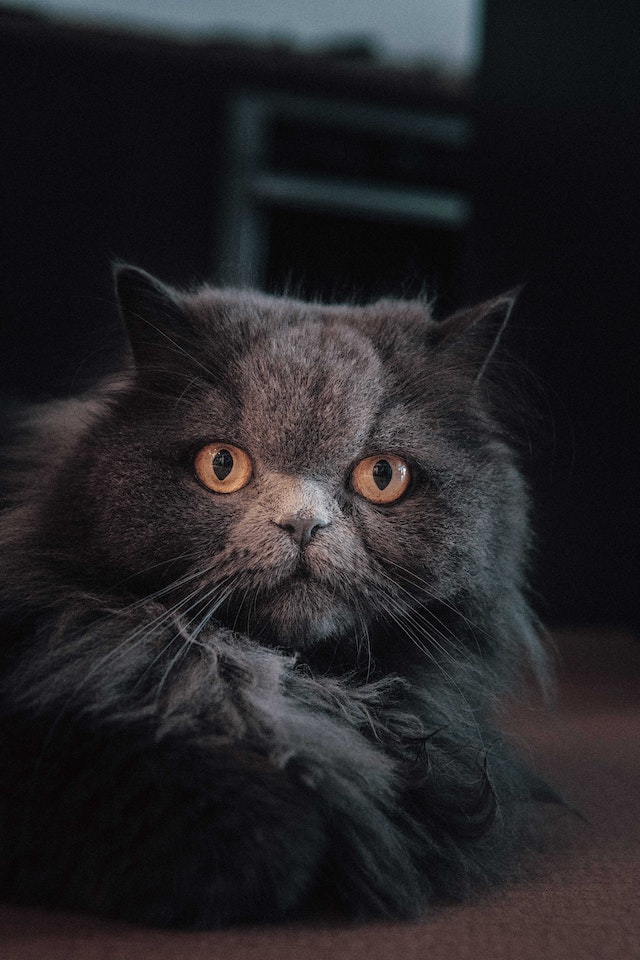
#> input picture Images/2.jpg, 640 x 960 px, found by its file name
$ python basic_functions.py
#> lines starting #> are read from the running program, lines starting #| are printed output that depends on the picture; after the words box and inside, x2 and y2 are one past the last pixel; in counts of white or black regions, pixels touching at a corner belong together
import cv2 as cv

#read
image = cv.imread("2.jpg")
#> image is the input picture: shape (960, 640, 3); mean B, G, R 38.5, 35.5, 37.3
cv.imshow("cat", image)

#grayscale
gray = cv.cvtColor(image,cv.COLOR_BGR2GRAY)
cv.imshow("gray", gray)

#blur
blur = cv.GaussianBlur(image,(7,7),cv.BORDER_DEFAULT) # (7,7) is the kernel value, use an odd number only, increase to increase the blur factor
cv.imshow("blur", blur)

#edges
#using the canny edges method to find out the edges
edges = cv.Canny(blur,125,175) #threshold 1 and threshold 2 values
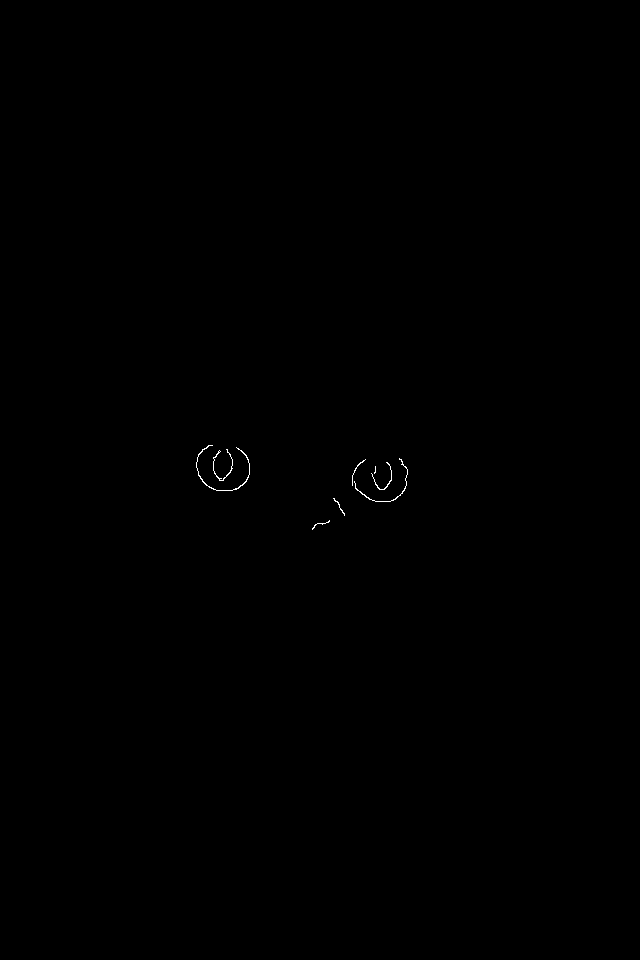
#> edges: shape (960, 640); 0.09% white in thin lines or dots, all inside (x1, y1, x2, y2) = (196, 445, 408, 530)
cv.imshow("edges", edges)

#dilating
dilated = cv.dilate(edges,(7,7),iterations=1)
#> dilated: shape (960, 640); 0.13% white in thin lines or dots, all inside (x1, y1, x2, y2) = (196, 445, 408, 531)
cv.imshow("dilated", dilated)

#eroding
eroded = cv.erode(dilated,(7,7),iterations=1)
#> eroded: shape (960, 640); 0.09% white in thin lines or dots, all inside (x1, y1, x2, y2) = (196, 446, 408, 531)
cv.imshow("eroded", eroded)

#resizing
resized = cv.resize(image,(500,500),interpolation=cv.INTER_AREA)
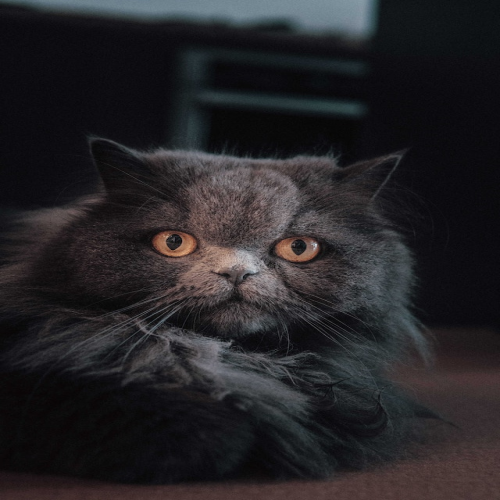
#> resized: shape (500, 500, 3); mean B, G, R 38.5, 35.5, 37.3
cv.imshow("resized", resized)

#cropping
cropped = image[50:500,200:300]
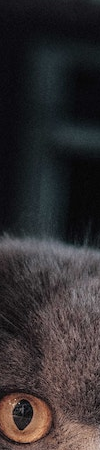
#> cropped: shape (450, 100, 3); mean B, G, R 48.1, 46.9, 51.8
cv.imshow("cropped", cropped)

cv.waitKey(0)

$ run again, with Images/3.jpg copied over Images/2.jpg
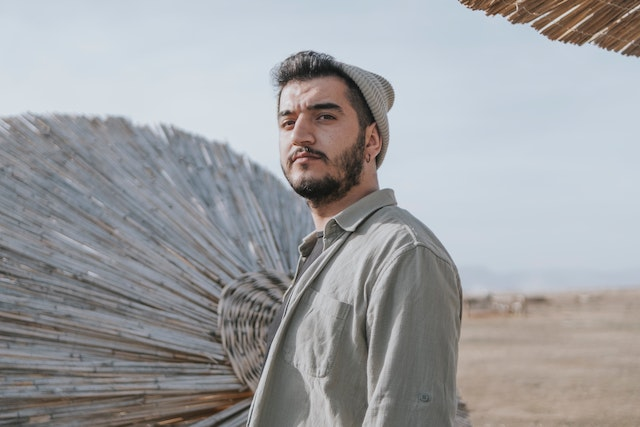
#> input picture Images/3.jpg, 640 x 427 px, found by its file name
#> image is the input picture: shape (427, 640, 3); mean B, G, R 161.9, 159.5, 158.6
#> `edges = cv.Canny(blur,125,175)`:
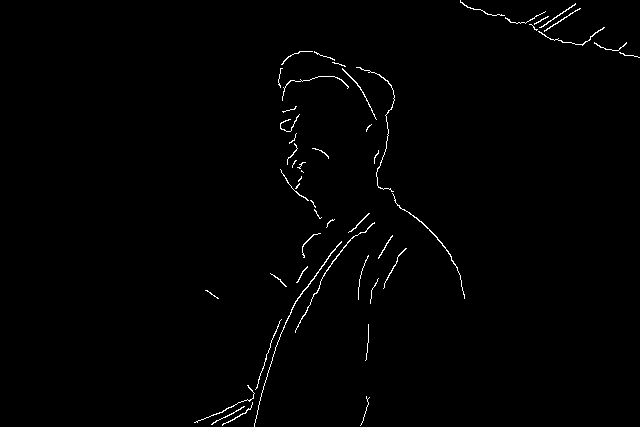
#> edges: shape (427, 640); 0.9% white in thin lines or dots, all inside (x1, y1, x2, y2) = (194, 0, 640, 427)
#> `cropped = image[50:500,200:300]`:
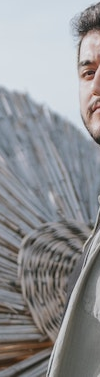
#> cropped: shape (377, 100, 3); mean B, G, R 148.2, 145.5, 144.5

$ run again, with Images/4.jpg copied over Images/2.jpg
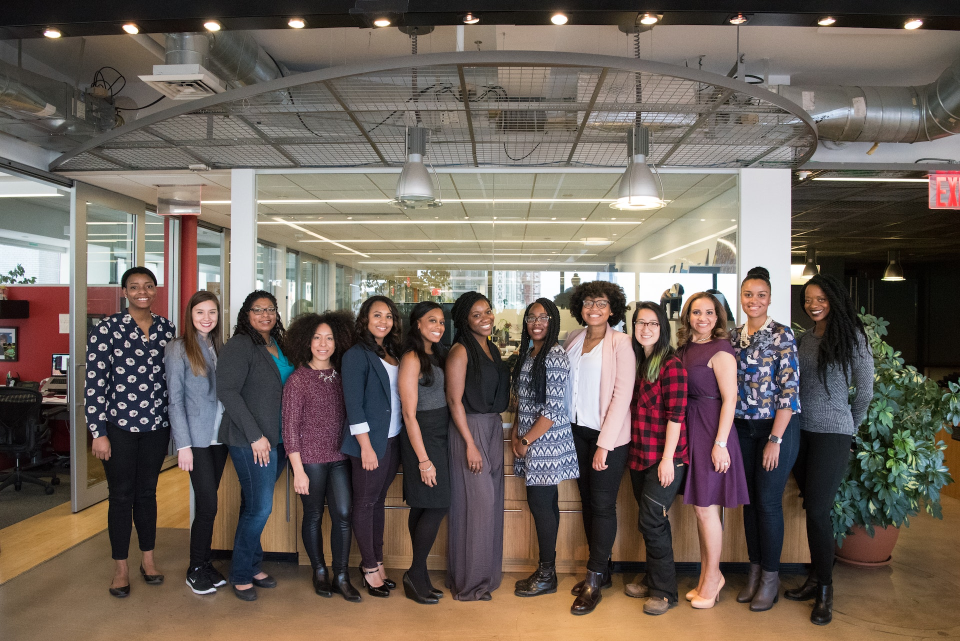
#> input picture Images/4.jpg, 1920 x 1282 px, found by its file name (shown at 1/2 size)
#> image is the input picture: shape (1282, 1920, 3); mean B, G, R 89, 97.3, 108.8
#> `edges = cv.Canny(blur,125,175)`:
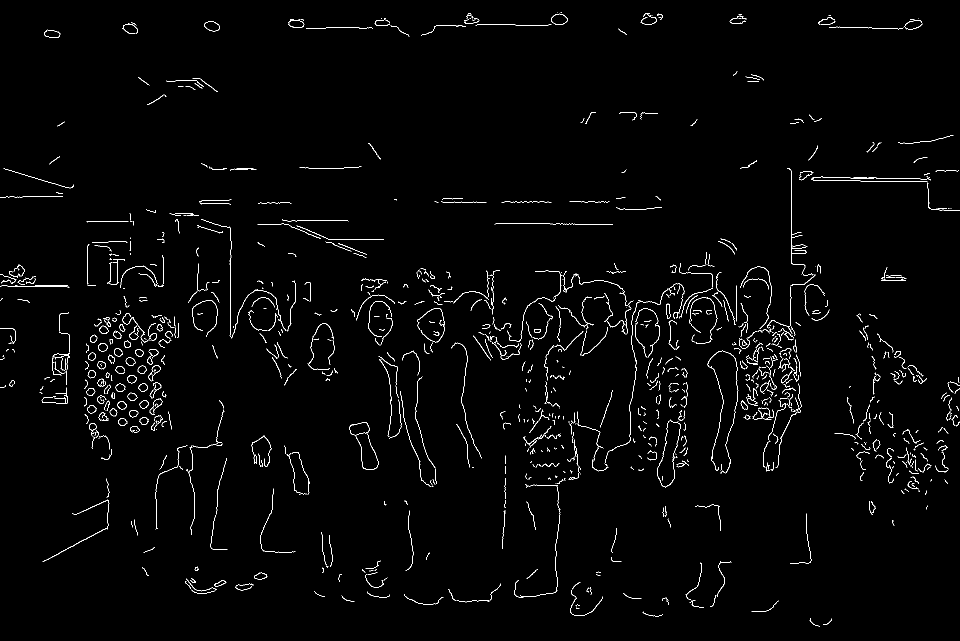
#> edges: shape (1282, 1920) (shown at 1/2 size); 1.6% white in thin lines or dots
#> dilated: shape (1282, 1920); 2.5% white in thin lines or dots
#> eroded: shape (1282, 1920); 1.6% white in thin lines or dots
#> `cropped = image[50:500,200:300]`:
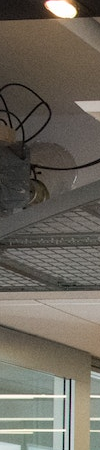
#> cropped: shape (450, 100, 3); mean B, G, R 93.4, 103.5, 108.9
